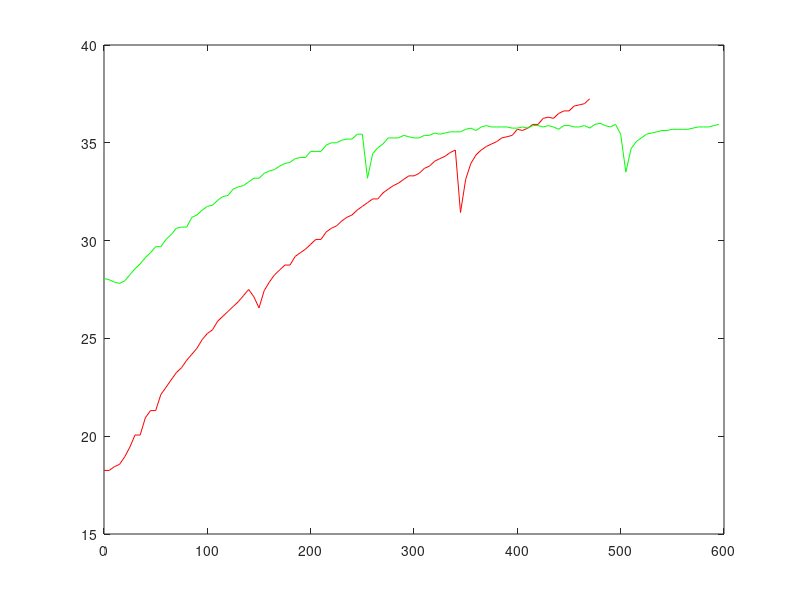
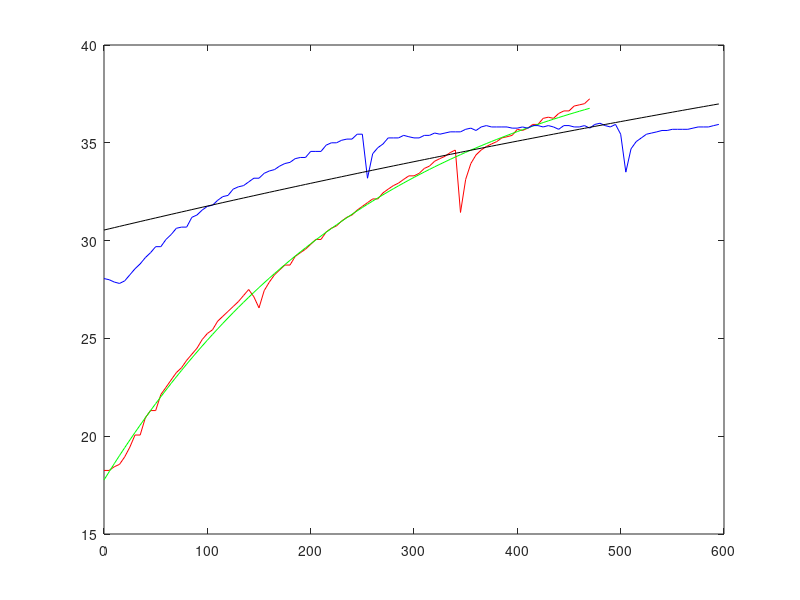
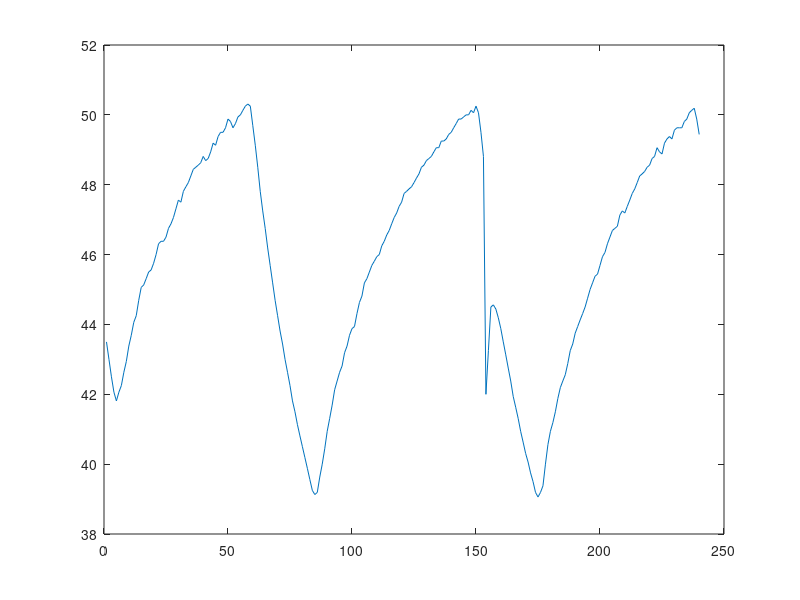
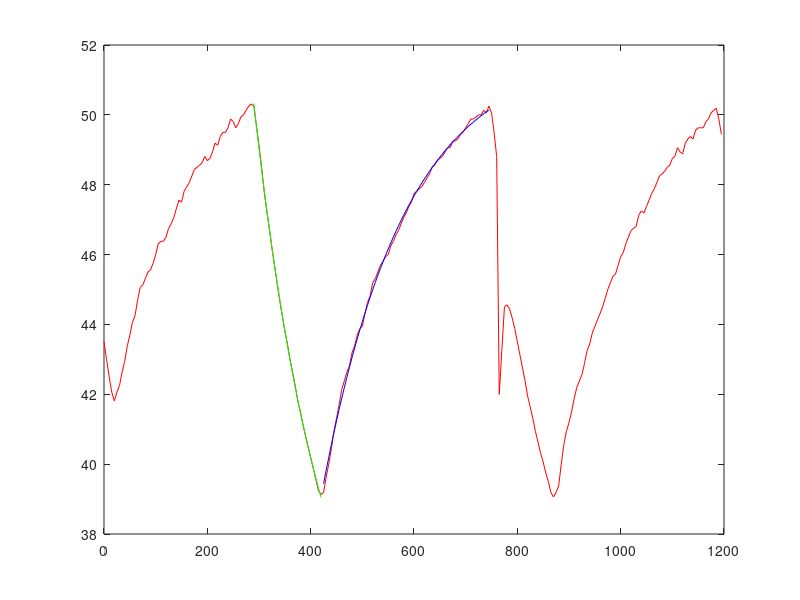

The MATLAB script that drew these images, in order:
% First ever step test for home

Tmsec = 5000;  % sampling period

% triac_setheater(80);
% 5.5lpm delivery
% Tripped at 96/180 (38deg) else good, power off but still measuring
hstsampf80f = [ 18.25 18.25 18.44 18.56 18.94 19.44 20.06 20.06 20.94 21.31 21.31 22.13 22.50 22.88 23.25 23.50 23.88 24.19 24.50 24.94 25.25 25.44 25.88 26.13 26.38 26.63 26.88 27.19 27.50 27.13 26.56 27.44 27.88 28.25 28.50 28.75 28.75 29.19 29.38 29.56 29.81 30.06 30.06 30.44 30.63 30.75 31.00 31.19 31.31 31.56 31.75 31.94 32.13 32.13 32.44 32.63 32.81 32.94 33.13 33.31 33.31 33.44 33.69 33.81 34.06 34.19 34.31 34.50 34.63 31.44 33.13 33.94 34.38 34.63 34.81 34.94 35.06 35.25 35.31 35.38 35.69 35.63 35.75 35.94 35.94 36.25 36.31 36.25 36.50 36.63 36.63 36.88 36.94 37.00 37.25 37.75 38.19 38.25 37.75 37.69 37.50 37.44 37.63 37.75 37.94 38.38 38.63 38.69 38.75 38.75 38.69 38.69 38.63 38.63 38.63 38.69 38.69 38.75 38.75 38.75 38.75 38.75 38.75 38.81 38.81 38.81 38.88 38.81 38.81 38.81 38.75 38.75 38.75 38.75 38.75 38.75 38.75 38.75 38.75 38.75 38.75 38.69 38.69 38.69 38.69 38.69 38.69 38.69 38.69 38.69 38.69 38.69 38.69 38.69 38.69 38.69 38.63 38.63 38.63 38.63 38.63 38.63 38.63 38.63 38.63 38.63 38.56 38.56 38.56 38.56 38.56 38.56 38.56 38.56 38.56 38.56 38.56 38.50 38.50 38.50 ];
hstsampf80 = hstsampf80f(1:95);
%hstsampf80 = hstsampf80 - hstsampf80(1);

% triac_setheater(80);
% 5.5lpm delivery
hstsampf50 = [ 28.06 28.00 27.88 27.81 27.94 28.25 28.56 28.81 29.13 29.38 29.69 29.69 30.06 30.31 30.63 30.69 30.69 31.19 31.31 31.56 31.75 31.81 32.06 32.25 32.31 32.63 32.75 32.81 33.00 33.19 33.19 33.44 33.56 33.63 33.81 33.94 34.00 34.19 34.25 34.25 34.56 34.56 34.56 34.88 35.00 35.00 35.13 35.19 35.19 35.44 35.44 33.19 34.44 34.75 34.94 35.25 35.25 35.25 35.38 35.31 35.25 35.25 35.38 35.38 35.50 35.44 35.50 35.56 35.56 35.56 35.69 35.75 35.63 35.81 35.88 35.81 35.81 35.81 35.81 35.75 35.75 35.81 35.75 35.88 35.88 35.81 35.88 35.81 35.69 35.88 35.88 35.81 35.81 35.88 35.75 35.94 36.00 35.88 35.81 35.94 35.44 33.50 34.69 35.06 35.25 35.44 35.50 35.56 35.63 35.63 35.69 35.69 35.69 35.69 35.75 35.81 35.81 35.81 35.88 35.94 ];

if 1
  fh = figure;
  tv80 = (0:length(hstsampf80)-1)*Tmsec/1000;
  tv50 = (0:length(hstsampf50)-1)*Tmsec/1000;
  plot(tv80,hstsampf80,'r',tv50,hstsampf50,'g');
end

% Fit first order exponential f(t) = f0 + A*(1 - exp(b*t))
fun = @(pv,t) pv(1) + pv(2)*(1 - exp(pv(3)*t))
efun80 = @(pv) fun(pv,tv80) - hstsampf80;
x80 = lsqnonlin(efun80,[hstsampf80(1); 100; 0]);
efun50 = @(pv) fun(pv,tv50) - hstsampf50;
x50 = lsqnonlin(efun50,[hstsampf50(1); 100; 0]);

if 1
  fh = figure;
  plot(tv80,hstsampf80,'r',tv80,fun(x80,tv80),'g',tv50,hstsampf50,'b',tv50,fun(x50,tv50),'k');
end
%return;

% Second test (4lpm, heater 90)
hstsampf = [ 43.50 43.00 42.50 42.06 41.81 42.06 42.25 42.63 42.94 43.38 43.69 44.06 44.25 44.69 45.06 45.13 45.31 45.50 45.56 45.75 46.00 46.31 46.38 46.38 46.50 46.75 46.88 47.06 47.31 47.56 47.50 47.81 47.94 48.06 48.25 48.44 48.50 48.56 48.63 48.81 48.69 48.75 48.94 49.19 49.13 49.38 49.50 49.50 49.63 49.88 49.81 49.63 49.75 49.94 50.00 50.13 50.25 50.31 50.25 49.69 49.13 48.50 47.81 47.25 46.75 46.19 45.69 45.19 44.69 44.25 43.81 43.44 43.00 42.63 42.25 41.81 41.50 41.13 40.81 40.50 40.19 39.88 39.56 39.25 39.13 39.19 39.63 40.00 40.44 40.94 41.31 41.69 42.13 42.38 42.63 42.81 43.19 43.38 43.69 43.88 43.94 44.31 44.63 44.81 45.19 45.31 45.50 45.69 45.81 45.94 46.00 46.25 46.38 46.56 46.69 46.88 47.06 47.19 47.38 47.50 47.75 47.81 47.88 47.94 48.06 48.19 48.31 48.50 48.56 48.69 48.75 48.81 48.94 49.06 49.06 49.25 49.25 49.31 49.44 49.50 49.63 49.75 49.88 49.88 49.94 50.00 50.00 50.13 50.06 50.25 50.06 49.50 48.81 42.00 43.25 44.50 44.56 44.44 44.19 43.88 43.50 43.13 42.75 42.38 41.94 41.63 41.31 40.94 40.63 40.31 40.06 39.75 39.50 39.19 39.06 39.19 39.38 40.00 40.56 40.94 41.19 41.50 41.88 42.19 42.38 42.56 42.88 43.25 43.44 43.75 43.94 44.13 44.31 44.50 44.75 45.00 45.19 45.38 45.44 45.69 45.94 46.06 46.31 46.50 46.69 46.75 46.81 47.13 47.25 47.19 47.38 47.56 47.75 47.88 48.06 48.25 48.31 48.38 48.50 48.56 48.75 48.81 49.06 48.94 48.88 49.19 49.31 49.38 49.31 49.56 49.63 49.63 49.63 49.81 49.88 50.06 50.13 50.19 49.88 49.44 ];
fh2 = figure;  plot(hstsampf);

drp0 = hstsampf(59:85);
tvd0 = (0:length(drp0)-1)*Tmsec/1000;
dfun0 = @(pv,t) pv(1)*exp(pv(2)*t) + pv(3);
efund0 = @(pv) dfun0(pv,tvd0) - drp0;
xd0 = lsqnonlin(efund0,[100; 0; 0]);

drp1 = hstsampf(86:150);
tvd1 = (0:length(drp1)-1)*Tmsec/1000;
dfun1 = @(pv,t) pv(1)*(1-exp(pv(2)*t)) + pv(3);
efund1 = @(pv) dfun1(pv,tvd1) - drp1;
xd1 = lsqnonlin(efund1,[100; 0; 0]);

fh = figure;
plot((0:length(hstsampf)-1)*Tmsec/1000,hstsampf,'r', ...
      tvd0+58*Tmsec/1000,dfun0(xd0,tvd0),'g', ...
      tvd1+85*Tmsec/1000,dfun1(xd1,tvd1),'b');
    

% Synthesise
B = 20;
D = 140;
tvu = (0:65)*Tmsec/1000;
tvd = (0:30)*Tmsec/1000;
y0 = 10;
xv0 = B*(1-exp(-1/D*tvu)) + y0*exp(-1/D*tvu);
xv1 = xv0(end)*exp(-1/D*tvd);
xv2 = B*(1-exp(-1/D*tvu)) + xv1(end)*exp(-1/D*tvu);
xv3 = xv2(end)*exp(-1/D*tvd);



fh = figure;
plot([xv0 xv1 xv2 xv3]);
